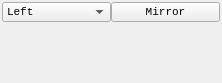
<?xml version="1.0" encoding="UTF-8"?>
<ui version="4.0">
 <class>Form_mirror</class>
 <widget class="QWidget" name="Form_mirror">
  <property name="geometry">
   <rect>
    <x>0</x>
    <y>0</y>
    <width>222</width>
    <height>83</height>
   </rect>
  </property>
  <property name="font">
   <font>
    <family>Lucida Console</family>
    <pointsize>8</pointsize>
    <weight>50</weight>
    <italic>false</italic>
    <bold>false</bold>
   </font>
  </property>
  <property name="windowTitle">
   <string>Form</string>
  </property>
  <property name="styleSheet">
   <string notr="true">font: 8pt &quot;Lucida Console&quot;;</string>
  </property>
  <layout class="QVBoxLayout" name="verticalLayout_1">
   <property name="spacing">
    <number>2</number>
   </property>
   <property name="leftMargin">
    <number>2</number>
   </property>
   <property name="topMargin">
    <number>2</number>
   </property>
   <property name="rightMargin">
    <number>2</number>
   </property>
   <property name="bottomMargin">
    <number>2</number>
   </property>
   <item>
    <layout class="QHBoxLayout" name="horizontalLayout">
     <property name="spacing">
      <number>0</number>
     </property>
     <item>
      <widget class="QComboBox" name="direction">
       <property name="sizePolicy">
        <sizepolicy hsizetype="Preferred" vsizetype="Preferred">
         <horstretch>0</horstretch>
         <verstretch>0</verstretch>
        </sizepolicy>
       </property>
       <property name="minimumSize">
        <size>
         <width>20</width>
         <height>20</height>
        </size>
       </property>
       <property name="maximumSize">
        <size>
         <width>16777215</width>
         <height>20</height>
        </size>
       </property>
       <property name="font">
        <font>
         <family>Lucida Console</family>
         <pointsize>8</pointsize>
         <weight>50</weight>
         <italic>false</italic>
         <bold>false</bold>
        </font>
       </property>
       <item>
        <property name="text">
         <string>Left</string>
        </property>
       </item>
       <item>
        <property name="text">
         <string>Right</string>
        </property>
       </item>
       <item>
        <property name="text">
         <string>Up</string>
        </property>
       </item>
       <item>
        <property name="text">
         <string>Down</string>
        </property>
       </item>
      </widget>
     </item>
     <item>
      <widget class="QPushButton" name="mirror">
       <property name="sizePolicy">
        <sizepolicy hsizetype="Preferred" vsizetype="Preferred">
         <horstretch>0</horstretch>
         <verstretch>0</verstretch>
        </sizepolicy>
       </property>
       <property name="minimumSize">
        <size>
         <width>20</width>
         <height>20</height>
        </size>
       </property>
       <property name="maximumSize">
        <size>
         <width>16777215</width>
         <height>20</height>
        </size>
       </property>
       <property name="font">
        <font>
         <family>Lucida Console</family>
         <pointsize>8</pointsize>
         <weight>50</weight>
         <italic>false</italic>
         <bold>false</bold>
        </font>
       </property>
       <property name="text">
        <string>Mirror</string>
       </property>
      </widget>
     </item>
    </layout>
   </item>
   <item>
    <spacer name="verticalSpacer">
     <property name="orientation">
      <enum>Qt::Vertical</enum>
     </property>
     <property name="sizeHint" stdset="0">
      <size>
       <width>5</width>
       <height>0</height>
      </size>
     </property>
    </spacer>
   </item>
  </layout>
 </widget>
 <resources/>
 <connections/>
</ui>
